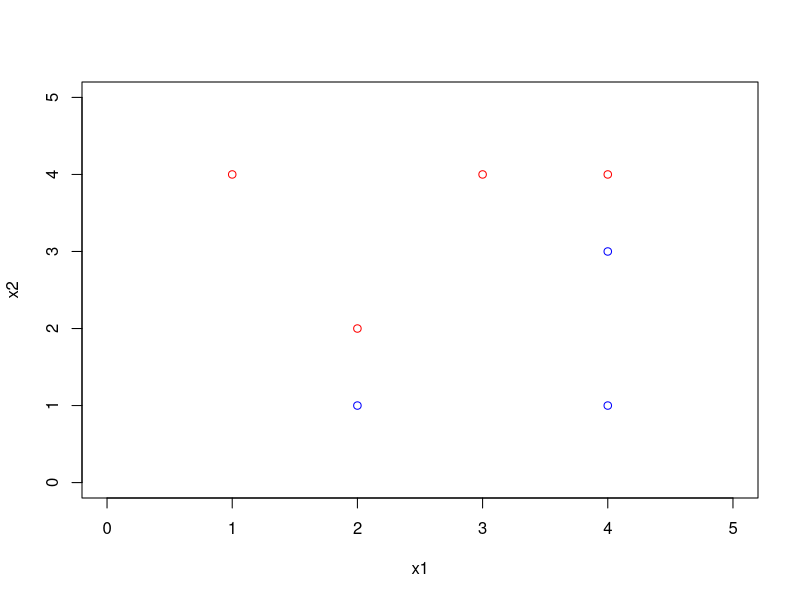

Here is the R script that generated this plot: (Note: this script raises an error after producing the figure.)
library(e1071)

x1 = c(3, 2, 4, 1, 2, 4, 4)
x2 = c(4, 2, 4, 4, 1, 3, 1)
Y = c("red", "red", "red", "red", "blue", "blue", "blue")
plot(x1, x2, col = Y, xlim = c(0, 5), ylim = c(0, 5))
df<-cbind.data.frame(x1,x2,Y)

set.seed(1)
svmfit =svm(Y~., data=df, kernel ="linear", cost =5,scale = FALSE,fitted=TRUE)
summary(svmfit)
table(svmfit$fitted, df$Y)
# Extract beta_0 and beta_1
beta0 = svmfit$rho
beta = drop(t(svmfit$coefs) %*% as.matrix(df[svmfit$index,1:2]))
# Replot, this time with the solid line representing the maximal margin plane.
plot(x1, x2, col=Y, pch=19, data=df)
abline(beta0/beta[2], -beta[1]/beta[2])
paste("Intercept: ", round(beta0/beta[2],1), ", Slope: ", round(-beta[1]/beta[2],1), sep="")

plot(x1, x2, col=Y, pch=19, data=df)
abline(beta0/beta[2], -beta[1]/beta[2])
abline((beta0 - 1)/beta[2], -beta[1]/beta[2], lty = 2)
abline((beta0 + 1)/beta[2], -beta[1]/beta[2], lty = 2)

d = abs(beta0/beta[2] - (beta0 + 1)/beta[2]) / sqrt((-beta[1]/beta[2])^2+1)
names(d) <- "Margin Width"
d


set.seed(1)
svmfit =svm(Y~., data=df, kernel ="linear", cost =1,scale = FALSE,fitted=TRUE)
summary(svmfit)
table(svmfit$fitted, df$Y)
# Extract beta_0 and beta_1
beta0 = svmfit$rho
beta = drop(t(svmfit$coefs) %*% as.matrix(df[svmfit$index,1:2]))
# Replot, this time with the solid line representing the maximal margin plane.
plot(x1, x2, col=Y, pch=19, data=df)
abline(beta0/beta[2], -beta[1]/beta[2])
paste("Intercept: ", round(beta0/beta[2],1), ", Slope: ", round(-beta[1]/beta[2],1), sep="")


plot(x1, x2, col=Y, pch=19, data=df)
points(2, 3, col="blue", pch=19)
points(2, 3, col="blue", pch=5, cex=2)


